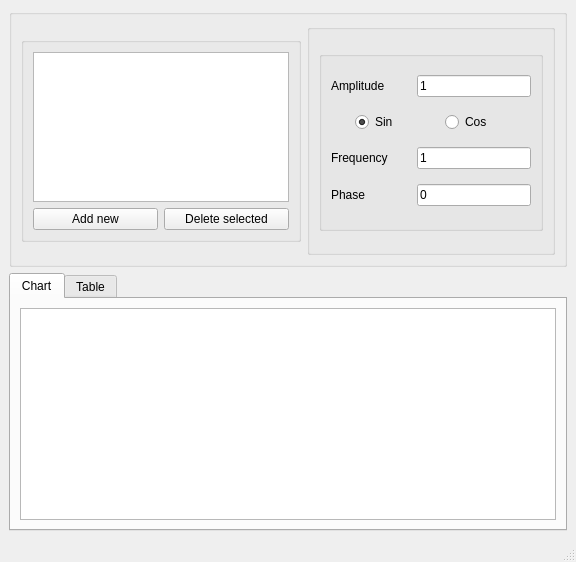
<?xml version="1.0" encoding="UTF-8"?>
<ui version="4.0">
 <class>ChartDrawerView</class>
 <widget class="QMainWindow" name="ChartDrawerView">
  <property name="geometry">
   <rect>
    <x>0</x>
    <y>0</y>
    <width>576</width>
    <height>562</height>
   </rect>
  </property>
  <property name="maximumSize">
   <size>
    <width>700</width>
    <height>600</height>
   </size>
  </property>
  <property name="windowTitle">
   <string>ChartDrawer</string>
  </property>
  <widget class="QWidget" name="centralwidget">
   <layout class="QVBoxLayout" name="verticalLayout">
    <item>
     <widget class="QGroupBox" name="groupBox">
      <property name="title">
       <string/>
      </property>
      <layout class="QHBoxLayout" name="horizontalLayout">
       <item>
        <widget class="QGroupBox" name="groupBox_2">
         <property name="maximumSize">
          <size>
           <width>280</width>
           <height>205</height>
          </size>
         </property>
         <property name="title">
          <string/>
         </property>
         <layout class="QVBoxLayout" name="verticalLayout_2">
          <item>
           <widget class="QListWidget" name="harmonicList"/>
          </item>
          <item>
           <layout class="QHBoxLayout" name="horizontalLayout_2">
            <item>
             <widget class="QPushButton" name="addNewButton">
              <property name="text">
               <string>Add new</string>
              </property>
             </widget>
            </item>
            <item>
             <widget class="QPushButton" name="deleteSelectedButton">
              <property name="text">
               <string>Delete selected</string>
              </property>
             </widget>
            </item>
           </layout>
          </item>
         </layout>
        </widget>
       </item>
       <item>
        <widget class="QGroupBox" name="groupBox_3">
         <property name="title">
          <string/>
         </property>
         <layout class="QGridLayout" name="gridLayout">
          <item row="0" column="0">
           <widget class="QGroupBox" name="editorMenuBox">
            <property name="maximumSize">
             <size>
              <width>16777215</width>
              <height>180</height>
             </size>
            </property>
            <property name="title">
             <string/>
            </property>
            <layout class="QVBoxLayout" name="verticalLayout_4">
             <item>
              <layout class="QHBoxLayout" name="horizontalLayout_3">
               <item>
                <widget class="QLabel" name="amplitudeLabel">
                 <property name="minimumSize">
                  <size>
                   <width>80</width>
                   <height>0</height>
                  </size>
                 </property>
                 <property name="text">
                  <string>Amplitude</string>
                 </property>
                </widget>
               </item>
               <item>
                <widget class="QLineEdit" name="amplitudeInput">
                 <property name="text">
                  <string>1</string>
                 </property>
                </widget>
               </item>
              </layout>
             </item>
             <item>
              <layout class="QHBoxLayout" name="horizontalLayout_4">
               <item>
                <widget class="QRadioButton" name="radioButtonSin">
                 <property name="maximumSize">
                  <size>
                   <width>60</width>
                   <height>16777215</height>
                  </size>
                 </property>
                 <property name="text">
                  <string>Sin</string>
                 </property>
                 <property name="checked">
                  <bool>true</bool>
                 </property>
                </widget>
               </item>
               <item>
                <widget class="QRadioButton" name="radioButtonCos">
                 <property name="maximumSize">
                  <size>
                   <width>60</width>
                   <height>16777215</height>
                  </size>
                 </property>
                 <property name="text">
                  <string>Cos</string>
                 </property>
                </widget>
               </item>
              </layout>
             </item>
             <item>
              <layout class="QHBoxLayout" name="horizontalLayout_5">
               <item>
                <widget class="QLabel" name="frequencyLabel">
                 <property name="minimumSize">
                  <size>
                   <width>80</width>
                   <height>0</height>
                  </size>
                 </property>
                 <property name="text">
                  <string>Frequency</string>
                 </property>
                </widget>
               </item>
               <item>
                <widget class="QLineEdit" name="frequencyInput">
                 <property name="text">
                  <string>1</string>
                 </property>
                </widget>
               </item>
              </layout>
             </item>
             <item>
              <layout class="QHBoxLayout" name="horizontalLayout_6">
               <item>
                <widget class="QLabel" name="phaseLabel">
                 <property name="minimumSize">
                  <size>
                   <width>80</width>
                   <height>0</height>
                  </size>
                 </property>
                 <property name="text">
                  <string>Phase</string>
                 </property>
                </widget>
               </item>
               <item>
                <widget class="QLineEdit" name="phaseInput">
                 <property name="text">
                  <string>0</string>
                 </property>
                </widget>
               </item>
              </layout>
             </item>
            </layout>
           </widget>
          </item>
         </layout>
        </widget>
       </item>
      </layout>
     </widget>
    </item>
    <item>
     <widget class="QTabWidget" name="tabWidget">
      <property name="currentIndex">
       <number>0</number>
      </property>
      <widget class="QWidget" name="selectCharButton">
       <attribute name="title">
        <string>Chart</string>
       </attribute>
       <layout class="QVBoxLayout" name="verticalLayout_3">
        <item>
         <widget class="QGraphicsView" name="graphicsView">
          <property name="sceneRect">
           <rectf>
            <x>0.000000000000000</x>
            <y>0.000000000000000</y>
            <width>300.000000000000000</width>
            <height>5.000000000000000</height>
           </rectf>
          </property>
          <property name="alignment">
           <set>Qt::AlignLeading|Qt::AlignLeft|Qt::AlignVCenter</set>
          </property>
         </widget>
        </item>
       </layout>
      </widget>
      <widget class="QWidget" name="selectTableButton">
       <attribute name="title">
        <string>Table</string>
       </attribute>
       <layout class="QVBoxLayout" name="verticalLayout_5">
        <item>
         <widget class="QTableWidget" name="tableWidget">
          <attribute name="horizontalHeaderVisible">
           <bool>false</bool>
          </attribute>
          <attribute name="verticalHeaderVisible">
           <bool>false</bool>
          </attribute>
         </widget>
        </item>
       </layout>
      </widget>
     </widget>
    </item>
   </layout>
  </widget>
  <widget class="QMenuBar" name="menubar">
   <property name="geometry">
    <rect>
     <x>0</x>
     <y>0</y>
     <width>576</width>
     <height>25</height>
    </rect>
   </property>
  </widget>
  <widget class="QStatusBar" name="statusbar"/>
 </widget>
 <resources/>
 <connections/>
</ui>
